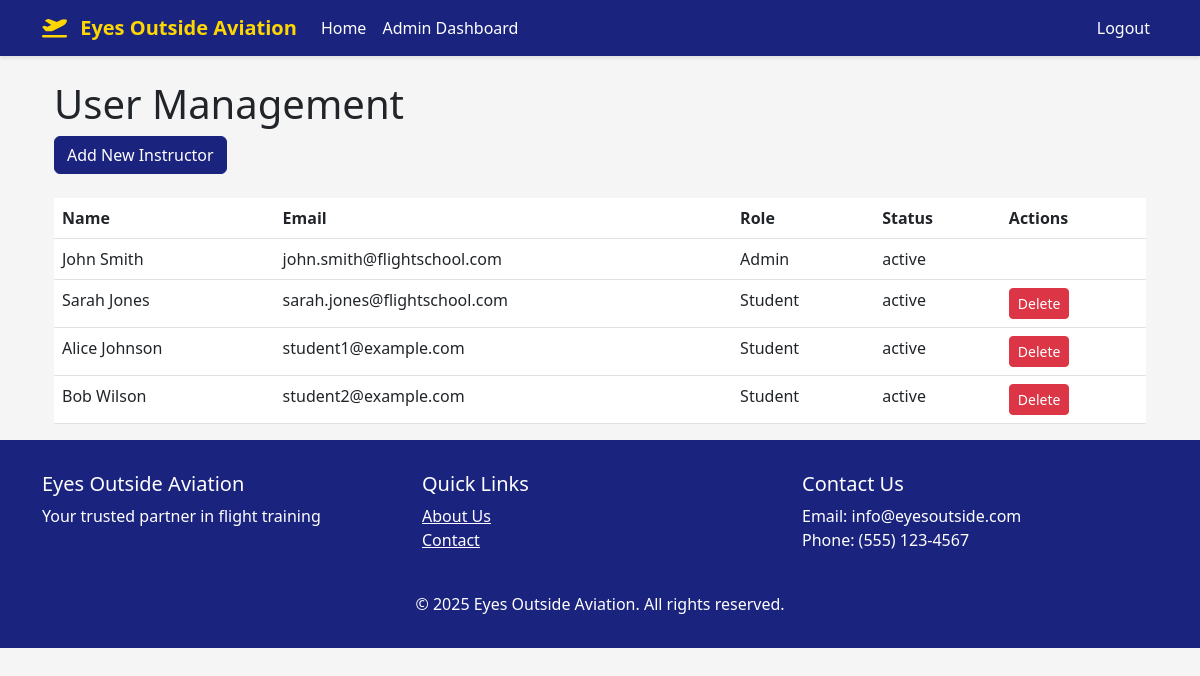
Before: /admin/users (signed in) with the older database file.
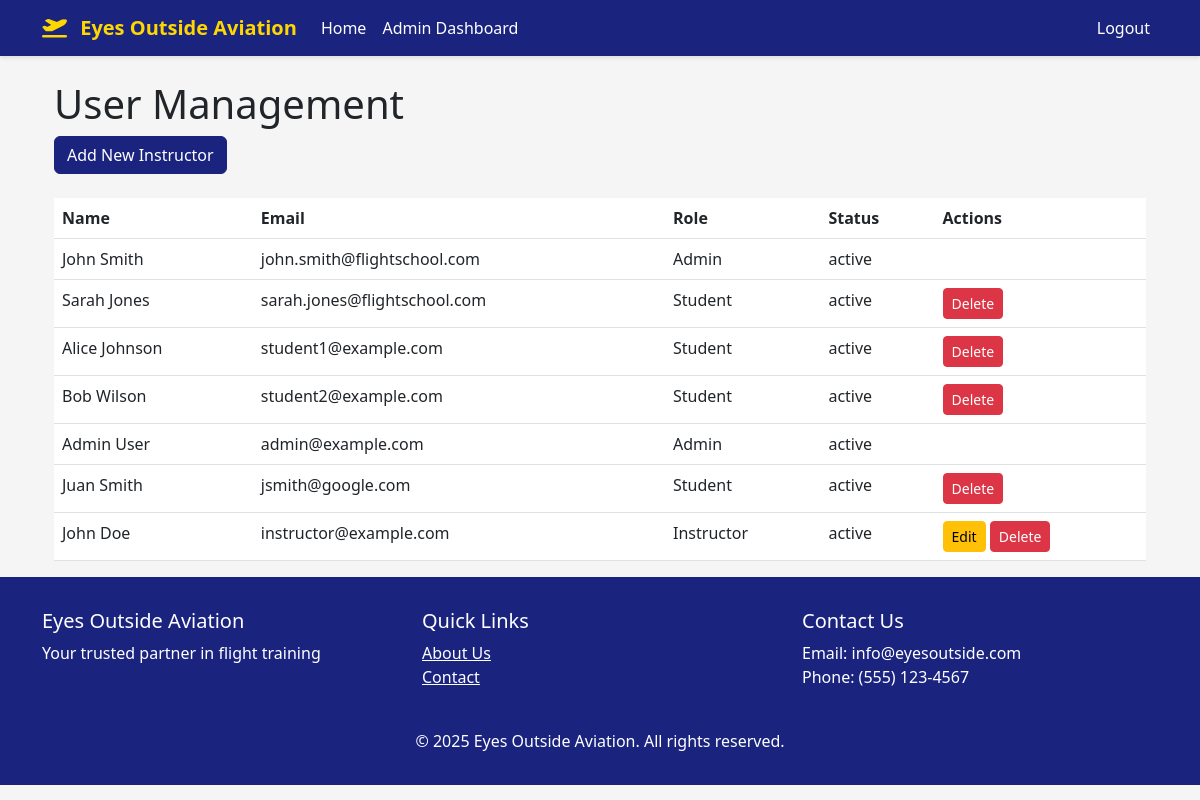
After: the same page with the newer database file.
### app/models.py (models this page shows, shortened)
class User(UserMixin, db.Model):
    id = db.Column(db.Integer, primary_key=True)
    email = db.Column(db.String(120), unique=True, nullable=False)
    first_name = db.Column(db.String(64))
    last_name = db.Column(db.String(64))
    name = db.Column(db.String(128))  # Full name, computed from first_name and last_name
    phone = db.Column(db.String(20))
    address = db.Column(db.String(256))
    password_hash = db.Column(db.String(128))
    is_admin = db.Column(db.Boolean, default=False)
    is_instructor = db.Column(db.Boolean, default=False)
    student_id = db.Column(db.String(20), unique=True)
    certificates = db.Column(db.String(200))
    status = db.Column(db.String(20), default='active')  # active, unavailable, inactive
    created_at = db.Column(db.DateTime, default=datetime.utcnow)
    bookings_as_student = db.relationship('Booking', backref='student', lazy='dynamic',
                                        foreign_keys='Booking.student_id')
    bookings_as_instructor = db.relationship('Booking', backref='instructor', lazy='dynamic',
                                           foreign_keys='Booking.instructor_id')
    @property
    def full_name(self):
        if self.first_name and self.last_name:
            return f"{self.first_name} {self.last_name}"
        return self.name

### app/routes/admin.py (the view)
@bp.route('/users')
@login_required
@admin_required
def manage_users():
    users = User.query.all()
    return render_template('admin/users.html', users=users)

### app/__init__.py (called while the page is built)
def create_app(config_class=Config):
    app = Flask(__name__)
    app.config.from_object(config_class)
    db.init_app(app)
    login_manager.init_app(app)
    mail.init_app(app)
    migrate.init_app(app, db)
    login_manager.login_view = 'auth.login'
    login_manager.login_message = 'Please log in to access this page.'
    from app.routes import auth, admin, booking, main
    app.register_blueprint(auth.bp, url_prefix='/auth')
    app.register_blueprint(admin.bp, url_prefix='/admin')
    app.register_blueprint(booking.bp, url_prefix='/booking')
    app.register_blueprint(main.bp)
    @app.context_processor
    def utility_processor():
        return {'now': datetime.now()}
    with app.app_context():
        db.create_all()
        db.session.commit()
    return app

@login_manager.user_loader
def load_user(id):
    return User.query.get(int(id))

### app/templates/admin/users.html (shortened to what this page needs)
{% extends "base.html" %}
{% block content %}
<div class="container mt-4">
    <h1>User Management</h1>
    <div class="mb-4">
        <a href="{{ url_for('admin.add_instructor') }}" class="btn btn-primary">Add New Instructor</a>
    </div>
    <table class="table">
        <thead>
            <tr>
                <th>Name</th>
                <th>Email</th>
                <th>Role</th>
                <th>Status</th>
                <th>Actions</th>
            </tr>
        </thead>
        <tbody>
            {% for user in users %}
            <tr>
                <td>{{ user.full_name }}</td>
                <td>{{ user.email }}</td>
                <td>
                    {% if user.is_admin %}Admin
                    {% elif user.is_instructor %}Instructor
                    {% else %}Student{% endif %}
                </td>
                <td>{{ user.status }}</td>
                <td>
                    {% if user.is_instructor %}
                    <a href="{{ url_for('admin.edit_instructor', instructor_id=user.id) }}" class="btn btn-sm btn-warning">Edit</a>
                    {% endif %}
                    {% if not user.is_admin %}
                    <form action="{{ url_for('admin.delete_user', user_id=user.id) }}" method="POST" style="display: inline;">
                        <button type="submit" class="btn btn-sm btn-danger" onclick="return confirm('Are you sure you want to delete this user?')">Delete</button>
                    </form>
                    {% endif %}
                </td>
            </tr>
            {% endfor %}
        </tbody>
    </table>
</div>
{% endblock %}

Changed rows visible on the page:
added User: full_name "Admin User", email "admin@example.com", is_admin "Admin", status "active"
added User: full_name "Juan Smith", email "jsmith@google.com", is_admin "Student", status "active"
added User: full_name "John Doe", email "instructor@example.com", is_admin "Instructor", status "active"
